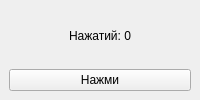
<?xml version="1.0" encoding="UTF-8"?>
<ui version="4.0">
 <class>MainWindow</class>
 <widget class="QMainWindow" name="MainWindow">
  <property name="windowTitle">
   <string>Счетчик нажатий</string>
  </property>
  <widget class="QWidget" name="centralwidget">
   <layout class="QVBoxLayout" name="verticalLayout">
    <item>
     <widget class="QLabel" name="labelCount">
      <property name="text">
       <string>Нажатий: 0</string>
      </property>
      <property name="alignment">
       <set>Qt::AlignCenter</set>
      </property>
     </widget>
    </item>
    <item>
     <widget class="QPushButton" name="btnClick">
      <property name="text">
       <string>Нажми</string>
      </property>
     </widget>
    </item>
   </layout>
  </widget>
 </widget>
 <resources/>
 <connections/>
</ui>
